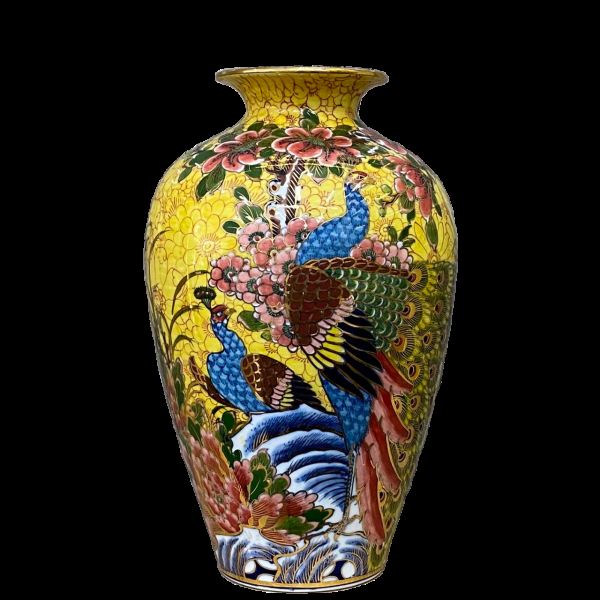
#> input picture data/heritage/BHV_UU_XP1-600x600.png, 600 x 600 px
$ python -i ingest_heritage_image.py   (imports and definitions only)
#> lines starting #> are read from the running program, lines starting #| are printed output that depends on the picture; after the words box and inside, x2 and y2 are one past the last pixel; in counts of white or black regions, pixels touching at a corner belong together
# -*- coding: utf-8 -*-
"""Tiếp nhận ảnh hiện vật mới vào danh mục (luồng L-2 trong docs/finals/02_APQC.md).

Dùng cho ảnh CC0 của bảo tàng tra ở data/heritage/sources/commons_candidates_*.json.
Mỗi bước để lại dấu vết kiểm tra được:

  1. Kiểm SHA-1 tệp tải về khớp mã Commons công bố (sai là dừng).
  2. Lưu bản gốc vào data/heritage/sources/originals/ (không commit, xem .gitignore).
  3. Tách nền bằng GrabCut khởi tạo bằng mặt nạ (grabcut_mask_v2; khung cách mép
     --margin, hoặc --rect tự chọn — ngoài --rect chắc chắn là nền), giữ phần nối với
     tâm khung, cắt sát, thu về cạnh dài ≤ 1600 px, lưu PNG RGBA.
  4. Ghi lại mọi phép biến đổi + băm bản gốc và bản dẫn xuất (derived_from).
  5. Chạy tiêu chí C1–C4; ảnh xem trước để người kiểm tra mặt nạ tách nền.
  6. Ghi mục danh mục ở trạng thái `pending_ingest` — CHƯA dùng cho sản phẩm cho
     tới khi người rà soát mặt nạ, viết prompt và chạy lại với --activate.

Ví dụ:
  python scripts/data_prep/ingest_heritage_image.py --file TSDS_DSC05640.jpg --candidate DSC05640 \\
      --heritage-id BT_Chum_GiaLong --name "Chum vẽ sơn thuỷ và linh vật" --dry-run
  python scripts/data_prep/ingest_heritage_image.py ... --name-en "Bat Trang landscape jar" \\
      --description-en "Cobalt blue landscape with mountains, pavilions and mythical animals."
  python scripts/data_prep/ingest_heritage_image.py --heritage-id BT_Chum_GiaLong --activate
"""
from __future__ import annotations

import argparse
import hashlib
import json
import os
import shutil
import sys
from datetime import date
from pathlib import Path

import cv2
import numpy as np
from PIL import Image, ImageOps

ROOT = Path(__file__).resolve().parents[2]
sys.path.insert(0, str(ROOT))

META = ROOT / "data" / "heritage" / "metadata.json"
TERMS = ROOT / "data" / "prompt_terms.json"
SOURCES = ROOT / "data" / "heritage" / "sources"
ORIGINALS = SOURCES / "originals"
PREVIEW = ROOT / "docs" / "evidence" / "ingest"
MAX_SIDE = 1600


# [22 lines left out: functions sha, atomic_json, find_candidate, not called in this run]


def _border_band(h: int, w: int) -> np.ndarray:
    band = max(6, round(0.02 * max(h, w)))
    edge = np.zeros((h, w), bool)
    edge[:band], edge[-band:], edge[:, :band], edge[:, -band:] = True, True, True, True
    return edge


def background_like(rgb: np.ndarray) -> tuple[np.ndarray, dict]:
    """Gợi ý nền (CHỈ là gợi ý cho GrabCut, không trừ thẳng khỏi mặt nạ).

    Pixel "giống nền" khi bề mặt mịn VÀ (a) gần mặt bậc hai khớp bền vững trên dải viền
    (nền loang màu do đèn chiếu) hoặc (b) gần một cụm màu chiếm ≥ 5% dải viền (tường, kệ
    khác màu nhau). Làm trong CIELAB. Điều kiện "mịn" giữ lại men rạn và nét vẽ: men trắng
    ngà có thể cùng màu tường nhưng có kết cấu, tường thì không.
    """
    h, w = rgb.shape[:2]
#> h = 600; w = 600
    lab = cv2.cvtColor(rgb, cv2.COLOR_RGB2LAB).astype(np.float32)
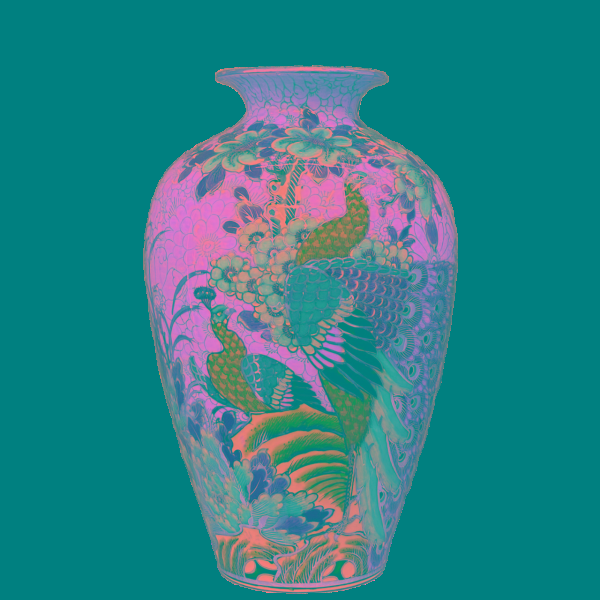
#> lab: shape (600, 600, 3) float32; mean R, G, B 42.1, 129.4, 135.2
    edge = _border_band(h, w)
    L = lab[..., 0]
    mu = cv2.blur(L, (7, 7))
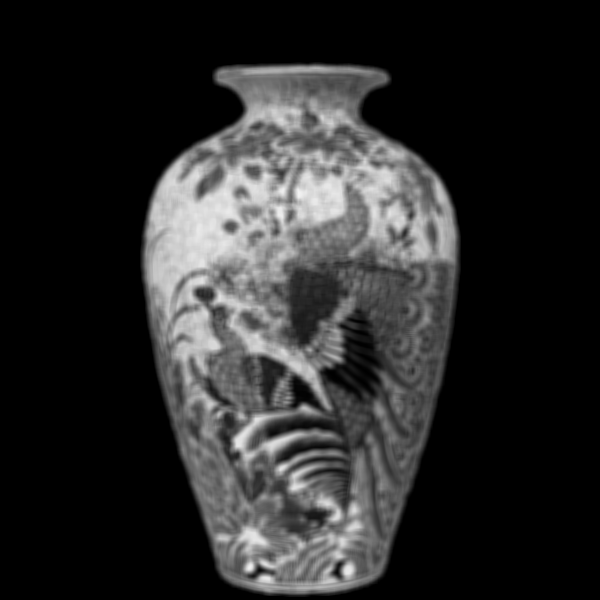
#> mu: shape (600, 600) float32; min 0, max 242.9, mean 42.1
    tex = np.sqrt(np.maximum(cv2.blur(L * L, (7, 7)) - mu * mu, 0))
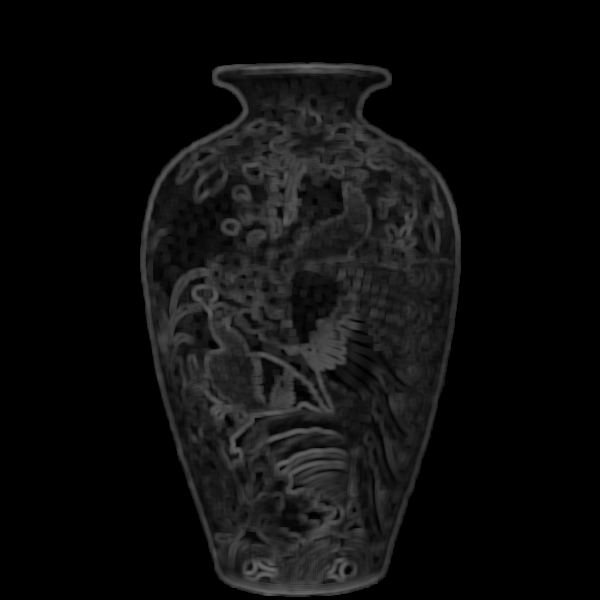
#> tex: shape (600, 600) float32; min 0, max 110.6, mean 13.8
    yy, xx = np.mgrid[0:h, 0:w]
    x, y = xx / w, yy / h
    A = np.stack([np.ones_like(x), x, y, x * x, y * y, x * y], -1)
    # Khớp bền vững: bỏ dần 40% điểm viền lệch nhất (vật chạm mép, nhãn, kệ)
    use, pred = edge.copy(), np.zeros_like(lab)
    for _ in range(3):
        for c in range(3):
            coef, *_ = np.linalg.lstsq(A[use], lab[..., c][use], rcond=None)
            pred[..., c] = A @ coef
        d = np.sqrt(((lab - pred) ** 2).sum(-1))
        use = edge & (d <= max(float(np.percentile(d[edge], 60)), 1e-3))
#> this loop made 3 passes
#> pass 1, in background_like, `use = edge & (d <= max(float(np.percentile(d[edge], 60)), 1e-3))`:
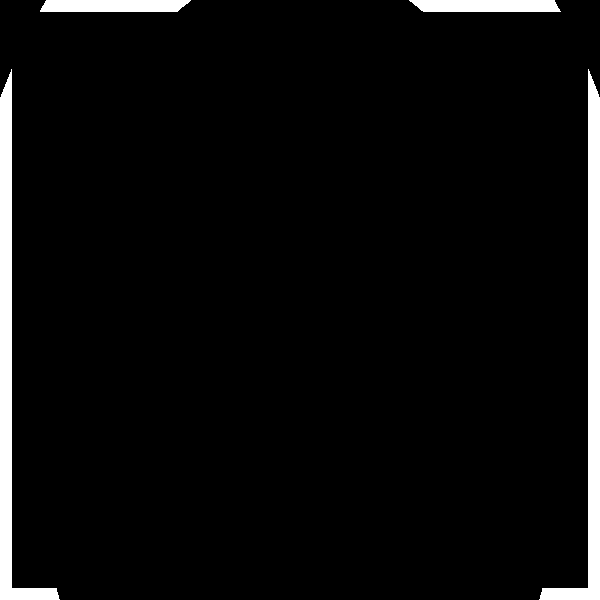
#> use: shape (600, 600) bool; 4.7% white; 4 white regions, box (x1, y1, x2, y2) and area: (539, 69, 600, 600) 6775, (0, 69, 60, 600) 6758, (409, 0, 561, 12) 1701, (40, 0, 191, 12) 1700
#> after the loop:
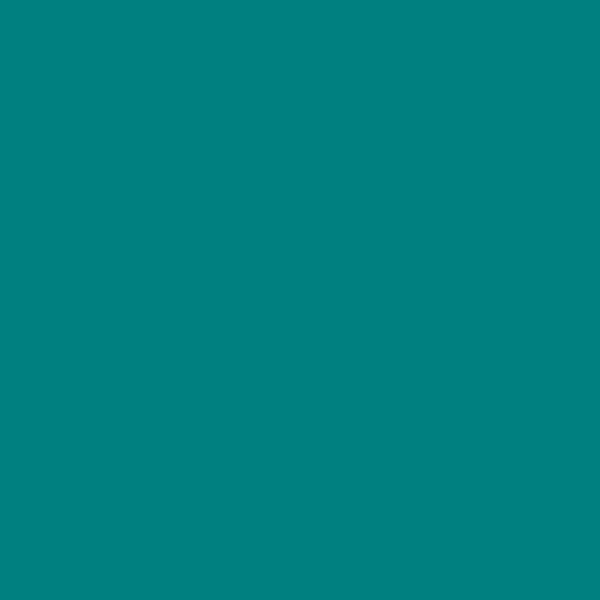
#> pred: shape (600, 600, 3) float32; mean R, G, B 0, 128, 128
    d = np.sqrt(((lab - pred) ** 2).sum(-1))
    sd = float(np.median(d[use])) * 1.4826 + 1e-3
#> sd = 0.001
    tol = max(6.0, 4.0 * sd)
#> tol = 6
    smooth = tex < float(np.percentile(tex[edge], 90)) + 1.0
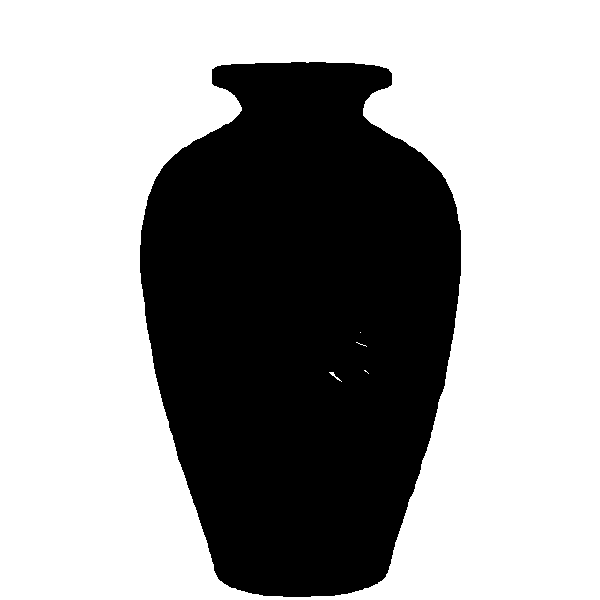
#> smooth: shape (600, 600) bool; 63.4% white; 1 black region, box (x1, y1, x2, y2) and area: (140, 62, 461, 597) 131883
    k = 6
    cv2.setRNGSeed(0)
    _, lbl, cen = cv2.kmeans(lab[edge].reshape(-1, 3), k, None,
                             (cv2.TERM_CRITERIA_EPS + cv2.TERM_CRITERIA_MAX_ITER, 20, 0.5), 3, cv2.KMEANS_PP_CENTERS)
#> cen = [[0.0168, 128, 128], [187.5, 129.2, 130.7], [238.2, 127.1, 128.1], [54.34, 130.8, 132.2], [141.9, 130.3, 129.7], [91.21, 130, 134.8]]
    share = np.bincount(lbl.ravel(), minlength=k) / len(lbl)
#> share = [0.985, 0.00259, 0.00446, 0.00227, 0.00368, 0.00216]
    cen = cen[share >= 0.05]
#> cen = [[0.0168, 128, 128]]
    dc = np.min(np.linalg.norm(lab[..., None, :] - cen[None, None], axis=-1), axis=-1)
    bglike = (((d < tol) | (dc < tol)) & smooth).astype(np.uint8)
    # Chỉ giữ vùng giống nền NỐI LIỀN với dải viền: mảng men trơn bên trong vành đĩa/thân
    # bình có thể cùng màu tường (DSC05637) nhưng bị vành hoặc nét vẽ ngăn cách khỏi nền.
    n, labels = cv2.connectedComponents(bglike, connectivity=4)
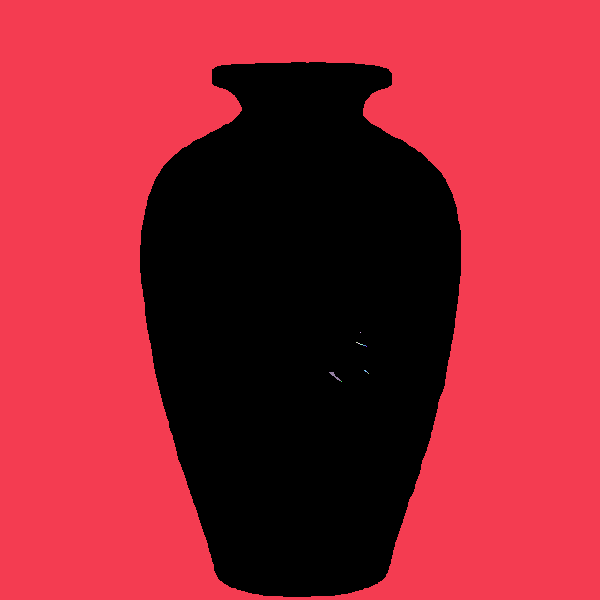
#> labels: shape (600, 600) int32; 13 distinct labels, from 0 to 12; one colour per label, 0 black
#> n = 13
    touching = np.unique(labels[edge & (bglike > 0)])
#> touching = [1]
    bglike = np.isin(labels, touching[touching > 0]).astype(np.uint8)
#> bglike: shape (600, 600); values 0 (black) and 1 (white), 63.4% white; 1 black region, box (x1, y1, x2, y2) and area: (140, 62, 461, 597) 131931
    return bglike, {"type": "robust_quadratic_lab+border_kmeans", "tolerance_lab": round(tol, 1),
                                     "border_residual_sd": round(sd, 2), "border_clusters": int(len(cen)),
                                     "hint_pct": round(float(bglike.mean() * 100), 1)}


# [109 lines left out: functions _keep_seeded, segment, derive, preview, not called in this run]


def next_code(items: dict) -> str:
    nums = [int(i["code"][2:]) for i in items.values() if str(i.get("code", "")).startswith("HV")]
    return f"HV{max(nums, default=0) + 1:02d}"


# [135 lines left out: functions ingest, activate, main, not called in this run]


# [2 lines not run here, left out]

>>> import cv2
>>> picture = cv2.cvtColor(cv2.imread('../../data/heritage/BHV_UU_XP1-600x600.png'), cv2.COLOR_BGR2RGB)
>>> result = background_like(picture)
